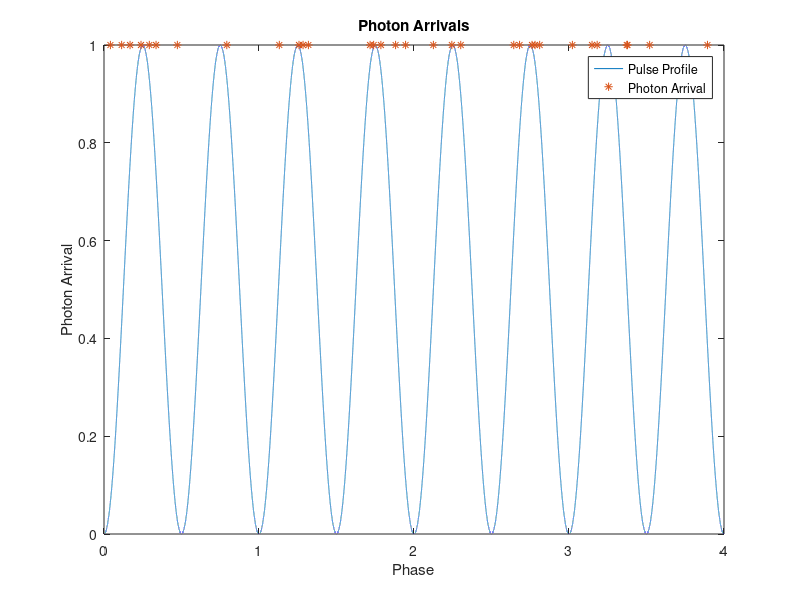

Source code (MATLAB):
clear; clc; close all;

%{
Simulates the NHPP of photons from an X-Ray pulsar arriving at a detector.

Assume no doppler shift, and constant pulsar frequency. Arrival rate and
timestep are chosen as to reduce the chance of more than one photon
arriving during each timestep. This stems from the conditions given for an 
NHPP according to Emadzadeh who references the following:
[19] S. M. Ross, Introduction to Probability Models, 6th ed. New York:
Academic, 1996.
The chances of two photons arriving during a timestep are low, however they
are still non-zero. It's not clear if this is acceptable, or if stricter
conditions need to be enforced.


%}

% Initialize sim
t0 = 0; % initial time                                  [s]
t1 = 2; % final time                                    [s]
dt = 1e-5; % timestep                                   [s]
t = (t0:dt:t1); % time vector                           [s]
f = 2; % frequency                                      [Hz]
nT = length(t) % number of time intervals
lams = 15*dt; % source arrival rate for timestep        [ph]
lamb = 5*dt; % background arrival rate for timestep     [ph]

% Generate the pulse profile
phase = t*f; % phase increases by 1 every period, real number
a = 4*pi;    % modify freq to have two peaks per period
b = -pi/2;   % initial phaseshift
profile = sin(a*phase + b) + 1; % pulse profile

% Simulate the photon arrivals
lam = lamb + lams*profile; % total arrival rate
R = poissrnd(lam); % Generate poisson random number (0 or 1)



%% Plotting
totalPhotonCount = sum(R)
averagePecentChanceOfArrival = totalPhotonCount/nT*100
R(R == 0) = NaN; % For plotting, remove zeros
profile = profile*max(R)/max(profile);
plot(phase,profile); hold on;
plot(phase,R,'*');
title 'Photon Arrivals'
xlabel Phase; ylabel 'Photon Arrival'; legend 'Pulse Profile' 'Photon Arrival'




    